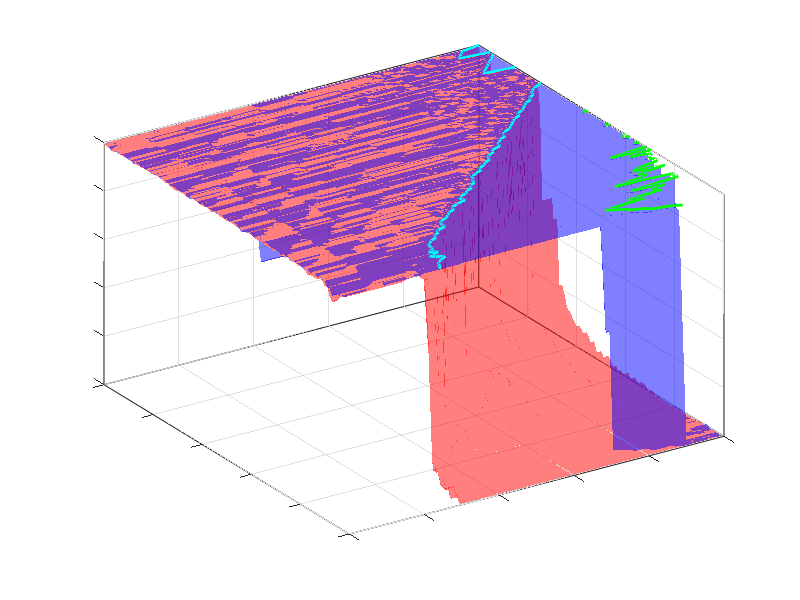

Here is the MATLAB script that generated this plot:
function alpha_beta_heatmap_alpha_extremism

load heatmap_mat

x = 0:0.01:1;
y = 1:-0.01:0;

figure1 = figure('color',[1 1 1]);
axes1 = axes('Parent',figure1,'FontSize',24);box(axes1,'on');hold(axes1,'on');
view(axes1,[26 24]);

% x = 0.2:0.2:6; % the weight changes of link A_23
% y = 0.2:0.2:6; % the weight changes of link A_24
[X,Y] = meshgrid(x,y);

xdata1 = X;
ydata1 = Y;
zdata1 = FE_a;
zdata2 = BE_a;
% zdata2(1,2)=0.94;

for i = 1:101
    try
        F_c(i) = max(find(zdata1(:,i)>0.8));  %
    catch
        F_c(i) = min(find(zdata1(:,i)<0.8));
    end
end

for i = 1:101
    try
        B_c(i) = max(find(zdata2(:,i)>0.8));  %
    catch
        B_c(i) = min(find(zdata2(:,i)<0.8));
    end
end

% Create surf
surf(xdata1,ydata1,zdata1,'Parent',axes1,'FaceAlpha',0.5,...
    'FaceColor',[1 0 0],...
    'EdgeColor','none');

% Create surf
surf(xdata1,ydata1,zdata2,'Parent',axes1,'FaceAlpha',0.5,...
    'FaceColor',[0 0 1],...
    'EdgeColor','none');

plot3(x, 1-F_c*0.01, ones(101,1),'c','LineWidth',2)
plot3(x, 1-B_c*0.01, ones(101,1),'g','LineWidth',2)
% Create zlabel
% zlabel('Estextremism');
% Create xlabel
% xlabel('\beta (Party identiy)');
xlim([0,1])
ylim([0,1])
xticks([0 .2 .4 .6 .8 1])
xticklabels({'', '', '', '', '', ''})
yticks([0 .2 .4 .6 .8 1])
yticklabels({'', '', '', '', '', ''})
zticks([0 .2 .4 .6 .8 1])
zticklabels({'', '', '', '', '', ''})
% Create ylabel
% ylabel('\alpha (intolerance)');


view(axes1,[-123.2 36.4000000000001]);
box(axes1,'on');
grid(axes1,'on');
